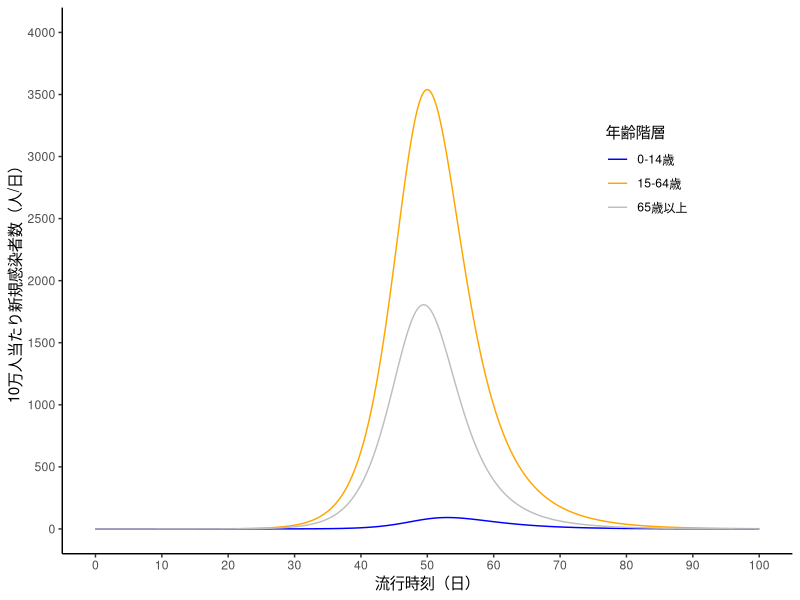
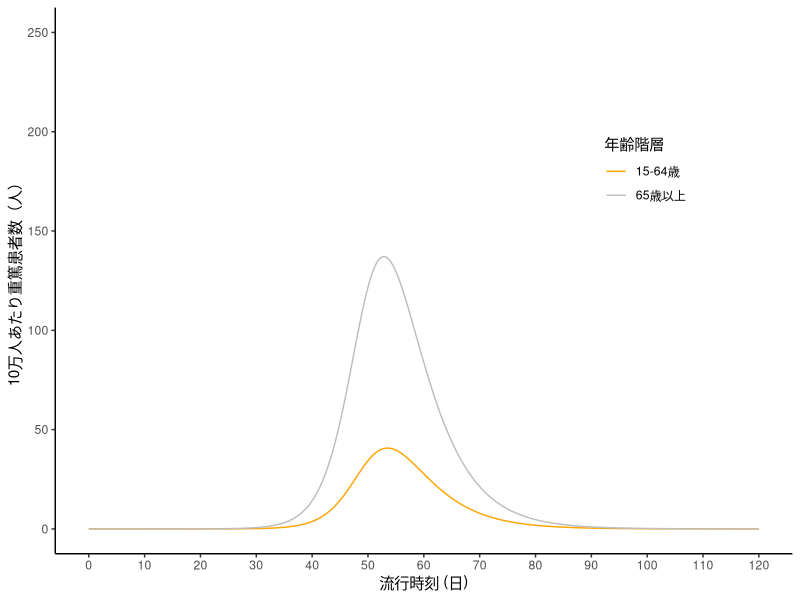
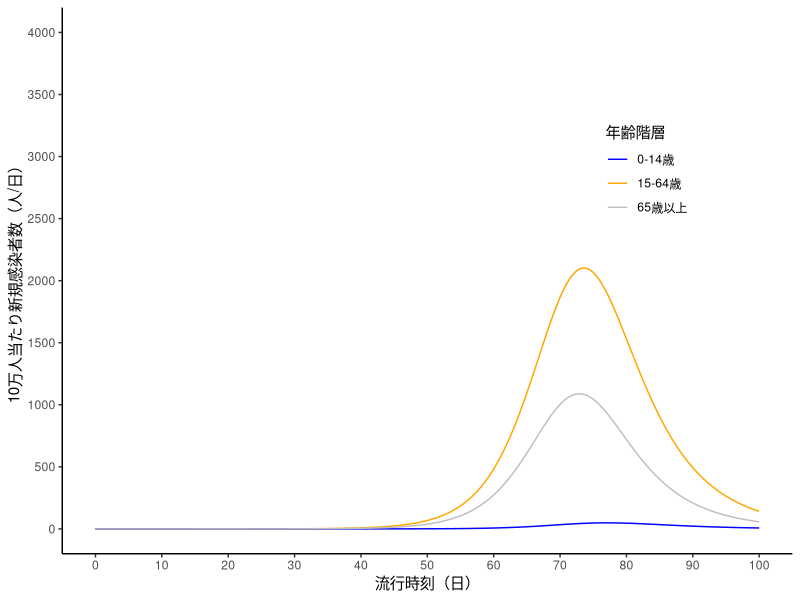
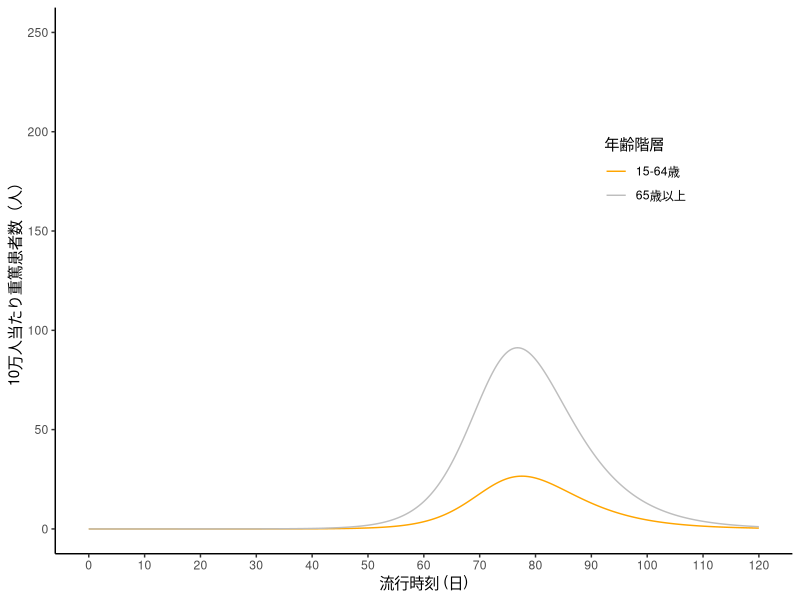
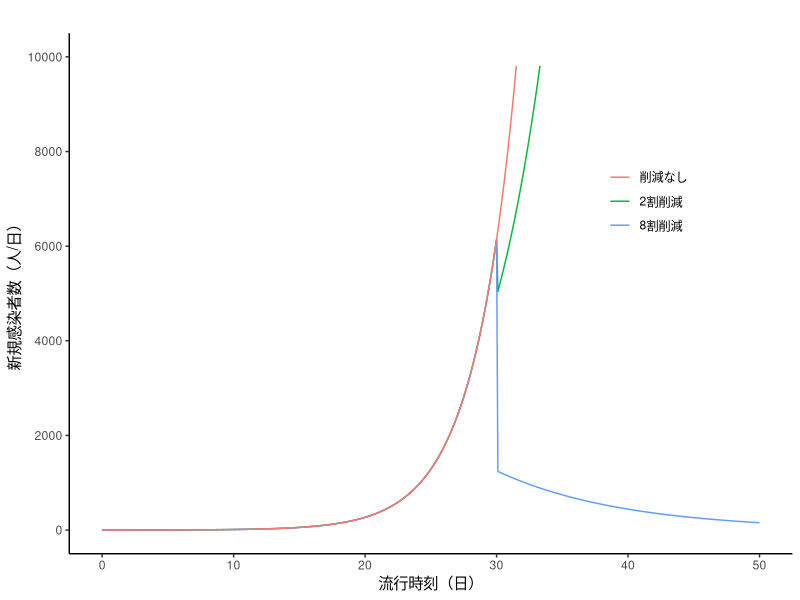
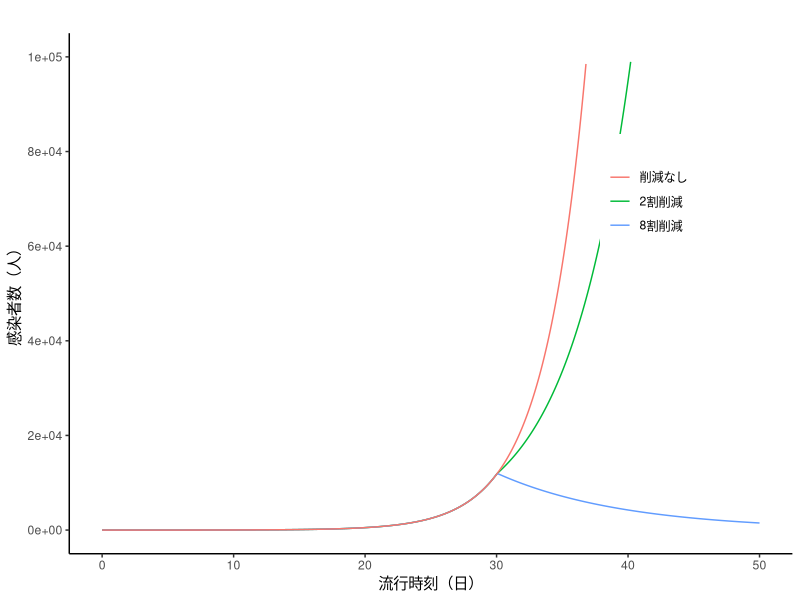
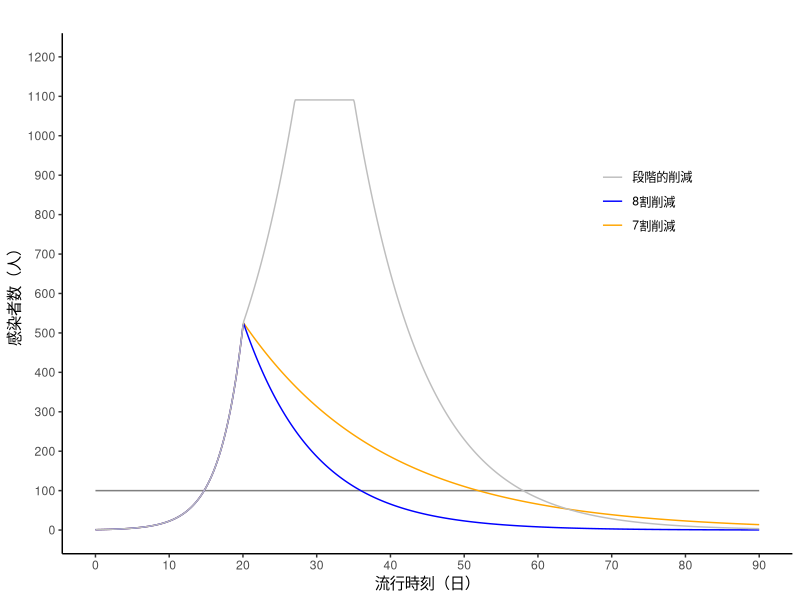
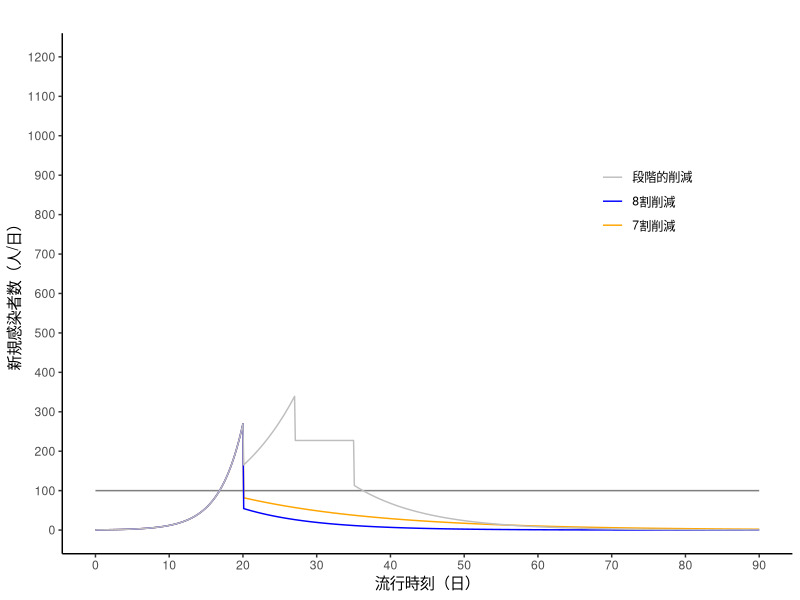

These figures' R source, in order:
## ---- chunk 1
# Age-structured SIR model
# COVID_Age3_2020

library(tidyverse)
library(deSolve)

# ---- 0. 設定 ----
# 時間と計算方法の設定
set_control <- function(time_begin = 0, time_end, increment = 0.1,
                        method = "rk4") {
  times <- seq(time_begin, time_end, by = increment)
  list(
    time_begin = time_begin, time_end = time_end,
    increment = increment, times = times, method = method
  )
}

# 人口の設定
set_population <- function(N0 = 1, I0 = 10e-6,
                           contact_matrix = NULL, susceptibility = NULL) {
  dimens <- length(N0)
  if (is.null(names(N0))) {
    if (dimens == 1) {
      names(N0) <- "all"
    } else {
      names(N0) <- as.character(seq(1:dimens))
    }
  }
  if (is.null(susceptibility)) {
    susceptibility <- rep(1, times = dimens)
  }
  if (is.null(contact_matrix)) {
    contact_matrix <- matrix(N0, nrow = dimens, ncol = dimens)
  }
  
  contact_matrix <- susceptibility * contact_matrix
  eigen <- max(Re(eigen(contact_matrix)$values))
  contact_matrix <- contact_matrix / eigen
  Zeros <- rep(0, times = dimens)
  
  initial_conditions <- I0
  
  list(
    contact_matrix = contact_matrix,
    demography_vector = N0,
    initial_conditions = initial_conditions,
    susceptibility = susceptibility,
    dimens = dimens
  )
}

# 疫学パラメータの設定
set_parms <- function(compartment, r0 = 2.5,
                      gamma = 1 / 4.8, epsilon = 1 / 5) {
  beta0 <- gamma * r0
  
  if (compartment == "SIR") {
    list(
      compartment = compartment,
      beta0 = beta0, gamma = gamma
    )
  } else if (compartment == "SEIR") {
    list(
      compartment = compartment,
      beta0 = beta0, gamma = gamma, epsilon = epsilon
    )
  }
}

# 介入の設定
set_intervention <- function(time_begin = control$time_begin,
                             time_end = control$time_end,
                             reduction = 0) {
  list(time_begin = time_begin, time_end = time_end, reduction = reduction)
}

# ファクターXの設定
set_input <- function(population, intervention, control) {
  
  set_reduction_list <- function(intervention, times, increment, dimens) {
    with(intervention, {
      times_begin <- as.integer(time_begin / increment) + 1L
      times_end <- as.integer(time_end / increment)
      x <- matrix(0, nrow = dimens, ncol = length(times))
      x[, (times_begin + 1L):(times_end + 1L)] <- reduction
      x
    })
  }
  
  if (is.null(intervention)) {
    reduction_combined <- matrix(0, nrow = population$dimens, ncol = length(control$times))
  } else {
    reduction_list <- map(
      intervention,
      \(x) set_reduction_list(x, control$times, control$increment, population$dimens)
    )
    reduction_combined <- reduce(reduction_list, `+`)
  }
  Ones <- matrix(1, nrow = length(control$times), ncol = population$dimens)
  X <- Ones - t(reduction_combined)
  colnames(X) <- names(population$demography_vector)
  X
}

# SIRモデルの解を求める
model_sir <- function(scenario = "default", aggr = FALSE) {
  
  func_sir <- function(t, y, parms, input_list, population) {
    with(c(parms, population), {
      S <- y[1:dimens]
      I <- y[(dimens + 1):(2L * dimens)]
      R <- y[(2L * dimens + 1):(3L * dimens)]
      
      beta <- beta0 * map_vec(input_list, \(f) f(t))
      J <- contact_matrix %*% I
      New <- beta * (S / demography_vector) * J
      
      dS <- -New
      dI <- New - gamma * I
      dR <- gamma * I
      
      list(c(dS, dI, dR))
    })
  }
  
  Zeros <- rep(0, times = population$dimens)
  population$initial_conditions <- c(
    S = population$demography_vector - population$initial_conditions,
    I = population$initial_conditions,
    R = Zeros
  )
  X <- set_input(population, intervention, control)
  input_list <- map(names(population$demography_vector), \(name) approxfun(control$times, X[, name], rule = 2))
  
  out <- ode(
    y = population$initial_conditions,
    times = control$times,
    func = func_sir,
    parms = parms,
    method = control$method,
    input_list = input_list,
    population = population
  )
  
  S <- out[, 2:(population$dimens + 1)]
  I <- out[, (population$dimens + 2):(2L * population$dimens + 1)]
  R <- out[, (2L * population$dimens + 2):(3L * population$dimens + 1)]
  
  beta <- parms$beta0 * t(X)
  J <- population$contact_matrix %*% t(I)
  S_N <- t(S) / population$demography_vector
  New <- t((beta * S_N) * J)
  
  out_df <- cbind(out[, 1], S, I, R, New)
  colnames(out_df) <- c(
    "times",
    str_c("S_", names(population$demography_vector)),
    str_c("I_", names(population$demography_vector)),
    str_c("R_", names(population$demography_vector)),
    str_c("New_", names(population$demography_vector))
  )
  out_df <- as_tibble(out_df) |>
    pivot_longer(cols = -times, names_to = "names", values_to = "value") |>
    separate(col = names, into = c("compartment", "demography_group"), sep = "_") |>
    pivot_wider(names_from = compartment, values_from = value) |>
    mutate(scenario = scenario)
  if (aggr == TRUE) {
    out_df <- out_df |>
      group_by(times) |>
      summarize(S = sum(S), I = sum(I), R = sum(R), New = sum(New)) |>
      mutate(scenario = scenario)
  }
  out_df
}

# SEIRモデルの解を求める
model_seir <- function(scenario = "default", aggr = FALSE) {
  
  func_seir <- function(t, y, parms, input_list, population) {
    with(c(parms, population), {
      S <- y[1:dimens]
      E <- y[(dimens + 1):(2L * dimens)]
      I <- y[(2L * dimens + 1):(3L * dimens)]
      R <- y[(3L * dimens + 1):(4L * dimens)]
      
      beta <- beta0 * map_vec(input_list, \(f) f(t))
      J <- contact_matrix %*% I
      New <- beta * (S / demography_vector) * J
      
      dS <- -New
      dE <- New - epsilon * E
      dI <- epsilon * E - gamma * I
      dR <- gamma * I
      
      list(c(dS, dE, dI, dR))
    })
  }
  
  Zeros <- rep(0, times = population$dimens)
  population$initial_conditions <- c(
    S = population$demography_vector - population$initial_conditions,
    E = Zeros,
    I = population$initial_conditions,
    R = Zeros
  )
  X <- set_input(population, intervention, control)
  input_list <- map(names(population$demography_vector), \(name) approxfun(control$times, X[, name], rule = 2))
  
  out <- ode(
    y = population$initial_conditions,
    times = control$times,
    func = func_seir,
    parms = parms,
    method = control$method,
    input_list = input_list,
    population = population
  )
  
  S <- out[, 2:(population$dimens + 1)]
  E <- out[, (population$dimens + 2):(2L * population$dimens + 1)]
  I <- out[, (2L * population$dimens + 2):(3L * population$dimens + 1)]
  R <- out[, (3L * population$dimens + 2):(4L * population$dimens + 1)]
  
  beta <- parms$beta0 * t(X)
  J <- population$contact_matrix %*% t(I)
  S_N <- t(S) / population$demography_vector
  New <- t((beta * S_N) * J)
  
  out_df <- cbind(out[, 1], S, E, I, R, New)
  colnames(out_df) <- c(
    "times",
    str_c("S_", names(population$demography_vector)),
    str_c("E_", names(population$demography_vector)),
    str_c("I_", names(population$demography_vector)),
    str_c("R_", names(population$demography_vector)),
    str_c("New_", names(population$demography_vector))
  )
  out_df <- as_tibble(out_df) |>
    pivot_longer(cols = -times, names_to = "names", values_to = "value") |>
    separate(col = names, into = c("compartment", "demography_group"), sep = "_") |>
    pivot_wider(names_from = compartment, values_from = value) |>
    mutate(scenario = scenario)
  if (aggr == TRUE) {
    out_df <- out_df |>
      group_by(times) |>
      summarize(S = sum(S), E = sum(E), I = sum(I), R = sum(R), New = sum(New)) |>
      mutate(scenario = scenario)
  }
  out_df
}

# 新規感染者数のグラフ
plot_New <- function(data, variable, title = "") {
  ggplot(data, aes(x = times)) +
    geom_line(aes(y = New, colour = scenario)) +
    labs(
      title = title, x = "流行時刻（日）", y = "新規感染者数（人/日）",
      colour = ""
    ) +
    theme_classic() +
    theme(legend.position = "inside", legend.position.inside = c(0.8, 0.7))
}

# 感染者数のグラフ
plot_I <- function(data, variable, title = "") {
  ggplot(data, aes(x = times)) +
    geom_line(aes(y = I, colour = scenario)) +
    labs(
      title = title, x = "流行時刻（日）", y = "感染者数（人）",
      colour = ""
    ) +
    theme_classic() +
    theme(legend.position = "inside", legend.position.inside = c(0.8, 0.7))
}
## ---- chunk 2
# ---- 1. モデルB ----
# 3月19日資料の再現
N0_jp <- c(c = 15758424, a = 76499828, e = 35185241)
N_all <- sum(N0_jp)
I0_jp <- c(0, 10, 0)

alpha_c <- 0.009
alpha_a <- 0.630
alpha_e <- 1 - alpha_c - alpha_a
susceptibility <- c(alpha_c, alpha_a, alpha_e) / N0_jp

control <- set_control(time_end = 300)
population <- set_population(N0_jp, I0_jp, susceptibility = susceptibility)
parms <- set_parms(compartment = "SIR")

## シナリオ1
intervention <- NULL
result_01 <- model_sir() |>
  mutate(New_per100k = New * 100000 / N_all)

## 新規感染者数のグラフ
ggplot(result_01, aes(x = times)) +
  geom_line(aes(y = New_per100k, colour = demography_group)) +
  labs(
    x = "流行時刻（日）", y = "10万人当たり新規感染者数（人/日）",
    colour = "年齢階層"
  ) +
  scale_x_continuous(limits = c(0, 100), breaks = seq(0, 100, 10)) +
  scale_y_continuous(limits = c(0, 4000), breaks = seq(0, 4000, 500)) +
  scale_colour_manual(
    limits = c("c", "a", "e"),
    labels = c("0-14歳", "15-64歳", "65歳以上"),
    values = c("blue", "orange", "grey")
  ) +
  theme_classic() +
  theme(legend.position = "inside", legend.position.inside = c(0.8, 0.7))

## 重篤患者数のグラフ
severity_risk <- c(0, 0.003, 0.02)
result_01 <- result_01 |>
  mutate(severe_per100k = I * severity_risk * 100000 / N_all)
result_01 |>
  filter(demography_group %in% c("a", "e")) |>
  ggplot(aes(x = times)) +
  geom_line(aes(y = severe_per100k, colour = demography_group)) +
  labs(
    x = "流行時刻 (日)", y = "10万人あたり重篤患者数（人）",
    colour = "年齢階層"
  ) +
  scale_x_continuous(limits = c(0, 120), breaks = seq(0, 120, 10)) +
  scale_y_continuous(limits = c(0, 250), breaks = seq(0, 250, 50)) +
  scale_colour_manual(
    limits = c("a", "e"),
    labels = c("15-64歳", "65歳以上"),
    values = c("orange", "grey")
  ) +
  theme_classic() +
  theme(legend.position = "inside", legend.position.inside = c(0.8, 0.7))
## ---- chunk 3
## 流行最終規模
sum(result_01$New_per100k[(50 * population$dimens / control$increment + 1):(50 * population$dimens / control$increment + population$dimens)])
## ---- chunk 4
sum(result_01$R[(length(result_01$R) - population$dimens +1):(length(result_01$R))] / N_all)
## ---- chunk 5
result_01$R[(length(result_01$R) - population$dimens +1):(length(result_01$R))] * severity_risk
## ---- chunk 6
# ---- 2. モデルA ----
# 3月2日資料の再現
parms <- set_parms(compartment = "SIR", r0 = 2.0)

## シナリオ2
intervention <- NULL
result_02 <- model_sir() |>
  mutate(New_per100k = New * 100000 / N_all)

## 新規感染者数のグラフ
ggplot(result_02, aes(x = times)) +
  geom_line(aes(y = New_per100k, colour = demography_group)) +
  labs(
    x = "流行時刻（日）", y = "10万人当たり新規感染者数（人/日）",
    colour = "年齢階層"
  ) +
  scale_x_continuous(limits = c(0, 100), breaks = seq(0, 100, 10)) +
  scale_y_continuous(limits = c(0, 4000), breaks = seq(0, 4000, 500)) +
  scale_colour_manual(
    limits = c("c", "a", "e"),
    labels = c("0-14歳", "15-64歳", "65歳以上"),
    values = c("blue", "orange", "grey")
  ) +
  theme_classic() +
  theme(legend.position = "inside", legend.position.inside = c(0.8, 0.7))

## 重篤患者数のグラフ
result_02 <- result_02 |>
  mutate(severe_per100k = I * severity_risk * 100000 / N_all)
result_02 |>
  filter(demography_group %in% c("a", "e")) |>
  ggplot(aes(x = times)) +
  geom_line(aes(y = severe_per100k, colour = demography_group)) +
  labs(
    x = "流行時刻 (日)", y = "10万人当たり重篤患者数（人）",
    colour = "年齢階層"
  ) +
  scale_x_continuous(limits = c(0, 120), breaks = seq(0, 120, 10)) +
  scale_y_continuous(limits = c(0, 250), breaks = seq(0, 250, 50)) +
  scale_colour_manual(
    limits = c("a", "e"),
    labels = c("15-64歳", "65歳以上"),
    values = c("orange", "grey")
  ) +
  theme_classic() +
  theme(legend.position = "inside", legend.position.inside = c(0.8, 0.7))
## ---- chunk 7
# ---- 3. モデルC ----
# 4月3日資料の再現
control <- set_control(time_end = 50)
I0_jp <- c(0, 1, 0)
population <- set_population(N0_jp, I0_jp)
parms <- set_parms(compartment = "SIR")

## シナリオ3
intervention <- list(set_intervention(time_begin = 30, reduction = 0))
result_03 <- model_sir(scenario = "削減なし", aggr = TRUE)

## シナリオ4
intervention <- list(set_intervention(time_begin = 30, reduction = 0.2))
result_04 <- model_sir(scenario = "2割削減", aggr = TRUE)

## シナリオ5
intervention <- list(set_intervention(time_begin = 30, reduction = 0.8))
result_05 <- model_sir(scenario = "8割削減", aggr = TRUE)

## 新規感染者数のグラフ
rbind(result_03, result_04, result_05) |>
  plot_New() +
  scale_x_continuous(limits = c(0, 50), breaks = seq(0, 50, 10)) +
  scale_y_continuous(limits = c(0, 10000), breaks = seq(0, 10000, 2000)) +
  scale_colour_discrete(limits = c("削減なし", "2割削減", "8割削減"))

## 感染者数のグラフ
rbind(result_03, result_04, result_05) |>
  plot_I() +
  scale_x_continuous(limits = c(0, 50), breaks = seq(0, 50, 10)) +
  scale_y_continuous(limits = c(0, 100000), breaks = seq(0, 100000, 20000)) +
  scale_colour_discrete(limits = c("削減なし", "2割削減", "8割削減"))
## ---- chunk 8
# ---- 4. モデルD ----
# 4月9日資料の再現
control <- set_control(time_end = 90)
h_line <- rep(100, length(control$times))

## シナリオ6
intervention <- list(
  set_intervention(time_begin = 20, time_end = 27, reduction = 0.4),
  set_intervention(time_begin = 27, time_end = 35, reduction = 0.6),
  set_intervention(time_begin = 35, reduction = 0.8)
)
result_06 <- model_sir(scenario = "段階的削減", aggr = TRUE)

## シナリオ7
intervention <- list(set_intervention(time_begin = 20, reduction = 0.7))
result_07 <- model_sir(scenario = "7割削減", aggr = TRUE)

## シナリオ8
intervention <- list(set_intervention(time_begin = 20, reduction = 0.8))
result_08 <- model_sir(scenario = "8割削減", aggr = TRUE)

## 感染者数のグラフ
h_line_I <- list(times = control$times,
                    I = h_line, 
                    scenario = rep("100人", times = length(control$times)))
rbind(result_06, result_07, result_08) |>
  select(times, I, scenario) |>
  rbind(h_line_I) |>
  plot_I() +
  scale_x_continuous(limits = c(0, 90), breaks = seq(0, 90, 10)) +
  scale_y_continuous(limits = c(0, 1200), breaks = seq(0, 1200, 100)) +
  scale_colour_manual(limits = c("段階的削減", "8割削減", "7割削減"),
                      values = c("grey", "blue", "orange"))

## 新規感染者数のグラフ
h_line_New <- list(times = control$times,
                 New = h_line, 
                 scenario = rep("100人", times = length(control$times)))
rbind(result_06, result_07, result_08) |>
  select(times, New, scenario) |>
  rbind(h_line_New) |>
  plot_New() +
  scale_x_continuous(limits = c(0, 90), breaks = seq(0, 90, 10)) +
  scale_y_continuous(limits = c(0, 1200), breaks = seq(0, 1200, 100)) +
  scale_colour_manual(limits = c("段階的削減", "8割削減", "7割削減"),
                      values = c("grey", "blue", "orange"))
## ---- chunk 9
## シナリオ9
intervention <- list(set_intervention(time_begin = 20, reduction = 0.65))
result_09 <- model_sir(scenario = "6.5割削減", aggr = TRUE)

## 感染者数のグラフ
rbind(result_08, result_09) |>
  select(times, I, scenario) |>
  rbind(h_line_I) |>
  plot_I() +
  scale_x_continuous(limits = c(0, 90), breaks = seq(0, 90, 10)) +
  scale_y_continuous(limits = c(0, 700), breaks = seq(0, 700, 100)) +
  scale_colour_manual(limits = c("8割削減", "6.5割削減"),
                      values = c("blue", "grey"))

## 新規感染者数のグラフ
rbind(result_08, result_09) |>
  select(times, New, scenario) |>
  rbind(h_line_New) |>
  plot_New() +
  scale_x_continuous(limits = c(0, 90), breaks = seq(0, 90, 10)) +
  scale_y_continuous(limits = c(0, 700), breaks = seq(0, 700, 100)) +
  scale_colour_manual(limits = c("8割削減", "6.5割削減"),
                      values = c("blue", "grey"))
## ---- chunk 10
## 感染者数のグラフ
rbind(result_08, result_09) |>
  select(times, I, scenario) |>
  rbind(h_line_I) |>
  plot_I() +
  scale_x_continuous(limits = c(0, 80), breaks = seq(0, 80, 10)) +
  scale_y_continuous(limits = c(0, 700), breaks = seq(0, 700, 100)) +
  scale_colour_manual(limits = c("8割削減", "6.5割削減"),
                      values = c("blue", "grey"))

## 新規感染者数のグラフ
rbind(result_08, result_09) |>
  select(times, New, scenario) |>
  rbind(h_line_New) |>
  plot_New() +
  scale_x_continuous(limits = c(0, 80), breaks = seq(0, 80, 10)) +
  scale_y_continuous(limits = c(0, 700), breaks = seq(0, 700, 100)) +
  scale_colour_manual(limits = c("8割削減", "6.5割削減"),
                      values = c("blue", "grey"))

## シナリオ10
intervention <- list(set_intervention(time_begin = 22, reduction = 0.8))
result_10 <- model_sir(scenario = "8割削減", aggr = TRUE)

## シナリオ11
intervention <- list(set_intervention(time_begin = 22, reduction = 0.7))
result_11 <- model_sir(scenario = "7割削減", aggr = TRUE)

## シナリオ12
intervention <- list(set_intervention(time_begin = 22, reduction = 0.65))
result_12 <- model_sir(scenario = "6.5割削減", aggr = TRUE)
## ---- chunk 11
result_03$New[20 / control$increment + 1]
## ---- chunk 12
result_03$New[22 / control$increment + 1]
## ---- chunk 13

## 感染者数のグラフ
rbind(result_10, result_11) |>
  select(times, I, scenario) |>
  rbind(h_line_I) |>
  plot_I() +
  scale_x_continuous(limits = c(0, 90), breaks = seq(0, 90, 10)) +
  scale_y_continuous(limits = c(0, 1200), breaks = seq(0, 1200, 100)) +
  scale_colour_manual(limits = c("8割削減", "7割削減"),
                      values = c("blue", "grey"))

## 新規感染者数のグラフ
rbind(result_10, result_11) |>
  select(times, New, scenario) |>
  rbind(h_line_New) |>
  plot_New() +
  scale_x_continuous(limits = c(0, 90), breaks = seq(0, 90, 10)) +
  scale_y_continuous(limits = c(0, 700), breaks = seq(0, 700, 100)) +
  scale_colour_manual(limits = c("8割削減", "7割削減"),
                      values = c("blue", "grey"))

## 感染者数のグラフ
rbind(result_10, result_12) |>
  select(times, I, scenario) |>
  rbind(h_line_I) |>
  plot_I() +
  scale_x_continuous(limits = c(0, 90), breaks = seq(0, 90, 10)) +
  scale_y_continuous(limits = c(0, 1200), breaks = seq(0, 1200, 100)) +
  scale_colour_manual(limits = c("8割削減", "6.5割削減"),
                      values = c("blue", "grey"))

## 新規感染者数のグラフ
rbind(result_10, result_12) |>
  select(times, New, scenario) |>
  rbind(h_line_New) |>
  plot_New() +
  scale_x_continuous(limits = c(0, 90), breaks = seq(0, 90, 10)) +
  scale_y_continuous(limits = c(0, 700), breaks = seq(0, 700, 100)) +
  scale_colour_manual(limits = c("8割削減", "6.5割削減"),
                      values = c("blue", "grey"))
## ---- chunk 14
result_11$New[(22 + 8) / control$increment + 1]
result_11$New[(22 + 9) / control$increment + 1]
## ---- chunk 15
result_12$New[(22 + 22) / control$increment + 1]
result_12$New[(22 + 23) / control$increment + 1]
## ---- chunk 16
# ---- 5. モデルE ----
# 鈴木・西浦(2020a）の再現
control <- set_control(time_end = 300)
population <- set_population(N0 = 10000, I0 = 1)
intervention <- NULL

# 鈴木・西浦(2020a、図4）
## シナリオ13
parms <- set_parms(compartment = "SEIR", r0 = 3.5, gamma = 1 / 10)
result_13 <- model_seir(scenario = "R0 = 3.5")

## シナリオ14
parms <- set_parms(compartment = "SEIR", gamma = 1 / 10)
result_14 <- model_seir(scenario = "R0 = 2.5")

## シナリオ15
parms <- set_parms(compartment = "SEIR", r0 = 1.5, gamma = 1 / 10)
result_15 <- model_seir(scenario = "R0 = 1.5")

## 感染者数のグラフ
rbind(result_13, result_14, result_15) |>
  plot_I() +
  scale_x_continuous(limits = c(0, 300), breaks = seq(0, 300, 50)) +
  scale_y_continuous(limits = c(0, 2500), breaks = seq(0, 2500, 500)) +
  scale_colour_discrete(limits = c("R0 = 3.5", "R0 = 2.5", "R0 = 1.5")) +
  theme_grey() +
  theme(legend.position = "inside", legend.position.inside = c(0.8, 0.7))

## 新規感染者数のグラフ
rbind(result_13, result_14, result_15) |>
  plot_New() +
  scale_x_continuous(limits = c(0, 300), breaks = seq(0, 300, 50)) +
  scale_y_continuous(limits = c(0, 300), breaks = seq(0, 300, 50)) +
  scale_colour_discrete(limits = c("R0 = 3.5", "R0 = 2.5", "R0 = 1.5")) +
  theme_grey() +
  theme(legend.position = "inside", legend.position.inside = c(0.8, 0.7))

# 鈴木・西浦(2020a、図5）
parms <- set_parms(compartment = "SEIR", gamma = 1 / 10)

## シナリオ16
intervention <- list(set_intervention(time_begin = 90, reduction = 0.4))
result_16 <- model_seir(scenario = "4割削減")

## シナリオ17
intervention <- list(set_intervention(time_begin = 90, reduction = 0.6))
result_17 <- model_seir(scenario = "6割削減")

## シナリオ18
intervention <- list(set_intervention(time_begin = 90, reduction = 0.8))
result_18 <- model_seir(scenario = "8割削減")

## 感染者数のグラフ
rbind(result_14, result_16, result_17, result_18) |>
  plot_I() +
  scale_x_continuous(limits = c(0, 300), breaks = seq(0, 300, 50)) +
  scale_y_continuous(limits = c(0, 1600), breaks = seq(0, 1600, 200)) +
  scale_colour_discrete(limits = c("R0 = 2.5", "4割削減", "6割削減", "8割削減"),
                        labels = c("削減なし", "4割削減", "6割削減", "8割削減")) +
  theme_grey() +
  theme(legend.position = "inside", legend.position.inside = c(0.8, 0.7))

## 新規感染者数のグラフ
rbind(result_14, result_16, result_17, result_18) |>
  plot_New() +
  scale_x_continuous(limits = c(0, 300), breaks = seq(0, 300, 50)) +
  scale_y_continuous(limits = c(0, 200), breaks = seq(0, 200, 50)) +
  scale_colour_discrete(limits = c("R0 = 2.5", "4割削減", "6割削減", "8割削減"),
                        labels = c("削減なし", "4割削減", "6割削減", "8割削減")) +
  theme_grey() +
  theme(legend.position = "inside", legend.position.inside = c(0.8, 0.7))
## ---- chunk 17
# ---- 6. モデルF ----
# 鈴木・西浦(2020b)の再現
control <- set_control(time_end = 300)
population <- set_population(N0 = 100000, I0 = 1)
intervention <- NULL

# 鈴木・西浦(2020b、図4）
## シナリオ19
parms <- set_parms(compartment = "SIR", r0 = 3.5)
result_19 <- model_sir(scenario = "R0 = 3.5")

## シナリオ20
parms <- set_parms(compartment = "SIR")
result_20 <- model_sir(scenario = "R0 = 2.5")

## シナリオ21
parms <- set_parms(compartment = "SIR", r0 = 1.5)
result_21 <- model_sir(scenario = "R0 = 1.5")

## 感染者数のグラフ
rbind(result_19, result_20, result_21) |>
  plot_I() +
  scale_x_continuous(limits = c(0, 300), breaks = seq(0, 300, 50)) +
  scale_y_continuous(limits = c(0, 40000), breaks = seq(0, 40000, 5000)) +
  scale_colour_discrete(limits = c("R0 = 3.5", "R0 = 2.5", "R0 = 1.5"))

## 新規感染者数のグラフ
rbind(result_19, result_20, result_21) |>
  plot_New() +
  scale_x_continuous(limits = c(0, 300), breaks = seq(0, 300, 50)) +
  scale_y_continuous(limits = c(0, 15000), breaks = seq(0, 15000, 5000)) +
  scale_colour_discrete(limits = c("R0 = 3.5", "R0 = 2.5", "R0 = 1.5"))
## ---- chunk 18
# モデルF（別の設定）
population <- set_population(N0 = 10000, I0 = 1)
intervention <- NULL

## シナリオ19a
parms <- set_parms(compartment = "SIR", r0 = 3.5, gamma = 1 / 10)
result_19a <- model_sir(scenario = "R0 = 3.5")

## シナリオ20a
parms <- set_parms(compartment = "SIR", gamma = 1 / 10)
result_20a <- model_sir(scenario = "R0 = 2.5")

## シナリオ21a
parms <- set_parms(compartment = "SIR", r0 = 1.5, gamma = 1 / 10)
result_21a <- model_sir(scenario = "R0 = 1.5")

## 感染者数のグラフ
rbind(result_19a, result_20a, result_21a) |>
  plot_I() +
  scale_x_continuous(limits = c(0, 300), breaks = seq(0, 300, 50)) +
  scale_y_continuous(limits = c(0, 3750), breaks = seq(0, 3500, 500)) +
  scale_colour_discrete(limits = c("R0 = 3.5", "R0 = 2.5", "R0 = 1.5"))
## ---- chunk 19
# 鈴木・西浦(2020b、図5)
control <- set_control(time_end = 300)
population <- set_population(N0 = 100000, I0 = 1)
parms <- set_parms(compartment = "SIR")

## シナリオ22
intervention <- list(set_intervention(time_begin = 30, reduction = 0.2))
result_22 <- model_sir(scenario = "2割削減")

## シナリオ23
intervention <- list(set_intervention(time_begin = 30, reduction = 0.4))
result_23 <- model_sir(scenario = "4割削減")

## シナリオ24
intervention <- list(set_intervention(time_begin = 30, reduction = 0.6))
result_24 <- model_sir(scenario = "6割削減")

## シナリオ25
intervention <- list(set_intervention(time_begin = 30, reduction = 0.8))
result_25 <- model_sir(scenario = "8割削減")

## 感染者数のグラフ
rbind(result_20, result_22, result_23, result_24, result_25) |>
  plot_I() +
  scale_x_continuous(limits = c(0, 130), breaks = seq(0, 120, 20)) +
  scale_y_continuous(limits = c(0, 25000), breaks = seq(0, 25000, 5000)) +
  scale_colour_discrete(limits = c("R0 = 2.5", "2割削減", "4割削減", "6割削減", "8割削減"),
                        labels = c("削減なし", "2割削減", "4割削減", "6割削減", "8割削減"))

## 新規感染者数のグラフ
rbind(result_20, result_22, result_23, result_24, result_25) |>
  plot_New() +
  scale_x_continuous(limits = c(0, 130), breaks = seq(0, 120, 20)) +
  scale_y_continuous(limits = c(0, 7000), breaks = seq(0, 7000, 1000)) +
  scale_colour_discrete(limits = c("R0 = 2.5", "2割削減", "4割削減", "6割削減", "8割削減"),
                        labels = c("削減なし", "2割削減", "4割削減", "6割削減", "8割削減"))
